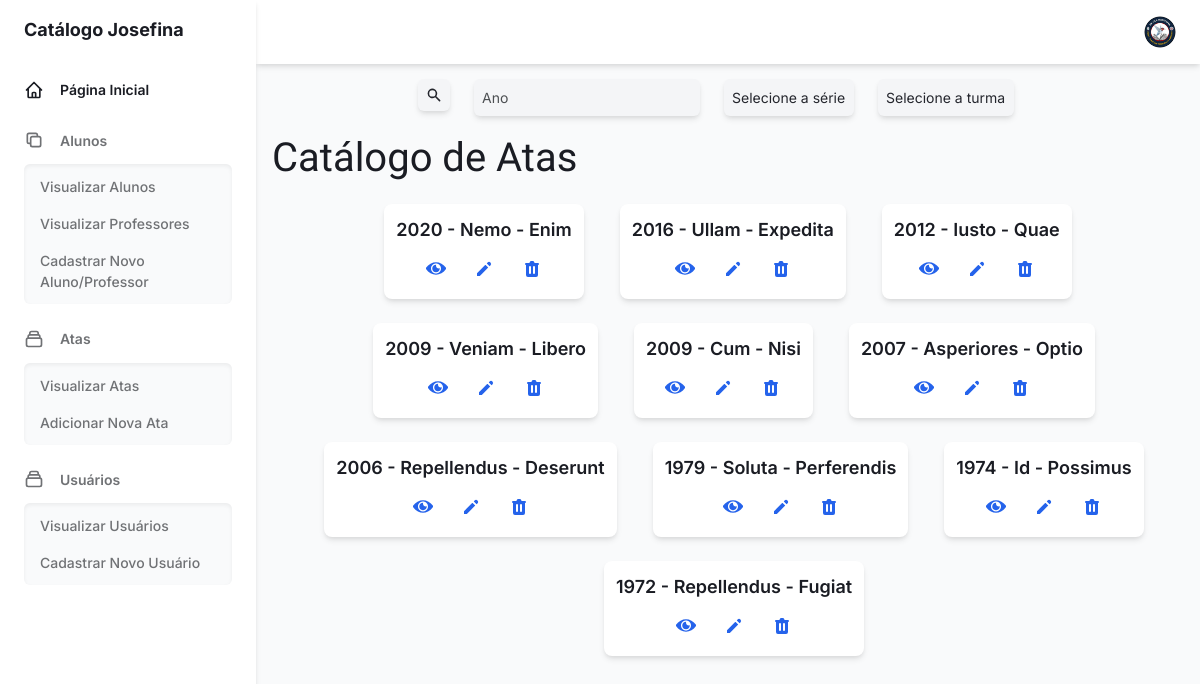
The app's page /ata/atas/ (signed in), older data.
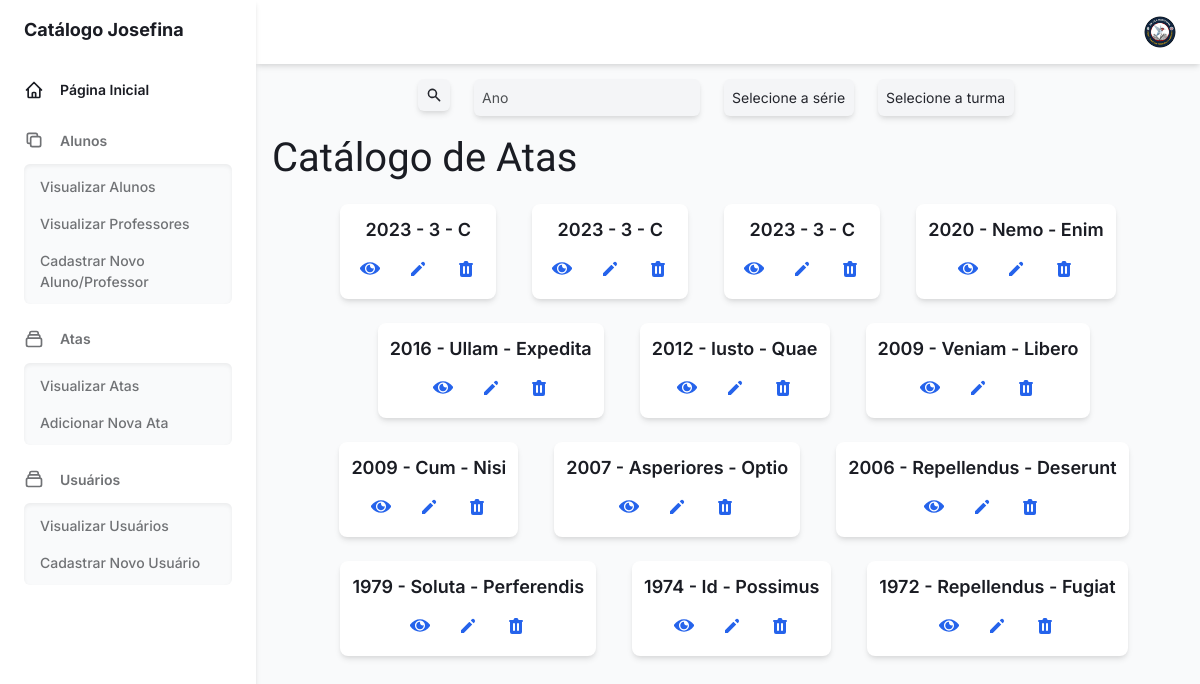
The same page, newer data.
### ata/models.py (models this page shows, shortened)
class Atas(models.Model):
    SERIES = [('1', '1º ano'), ('2', '2º ano'), ('3', '3º ano'), ('4', '4º ano'), ('5', '5º ano'), ('6', '6º ano')]
    TURMAS = [('A', 'Turma A'), ('B', 'Turma B'), ('C', 'Turma C'), ('D', 'Turma D'), ('E', 'Turma E'), ('F', 'Turma F')]
    ano = models.IntegerField()
    serie = models.CharField(max_length=50, choices=SERIES)
    turma = models.CharField(max_length=50, choices=TURMAS)
    pdf = models.FileField(upload_to='atas/', null=True, blank=True)

### ata/views.py (the view, shortened to what this page needs)
# urls.py: path('atas/', views.atas_view, name='atas'),
@login_required
def atas_view(request):
    atas = Atas.objects.all().order_by('-ano', '-serie', '-turma')
    search = request.GET.get("search", None)
    atas_filter = AtasFilter(request.GET, queryset=atas)
    atas = atas_filter.qs
    for ata in atas:
        ata.pdf_url = ata.pdf.url if ata.pdf and ata.pdf.name else None
    return render(request, 'ata/atas.html', {'atas': atas, 'filter': atas_filter, 'search': search})

### templates/ata/atas.html (shortened to what this page needs)
{% load static %}
{% block content %}
<!DOCTYPE html>
<html :class="{ 'theme-dark': dark }" x-data="data()" lang="en">
<head>
  <link rel="stylesheet" href="{% static 'css/tailwind.output.css' %}" />
  <link rel="stylesheet" href="https://cdnjs.cloudflare.com/ajax/libs/Chart.js/2.9.3/Chart.min.css" />
</head>
<body>
  {% include '_base.html' %}
  <div style="margin-top: 15px;" class="flex justify-center">
    <div class="relative w-50 max-w-xl mr-6 focus-within:text-blue-500">
    <form method="get">
      <button class="shadow-md w-full pl-2 pr-2 text-sm text-gray-700 placeholder-gray-600 bg-gray-100 border-0 rounded-md dark:placeholder-gray-500 dark:focus:shadow-outline-gray dark:focus:placeholder-gray-600 dark:bg-gray-700 dark:text-gray-200 focus:placeholder-gray-500 focus:bg-white focus:border-blue-300 focus:outline-none focus:shadow-outline-blue form-input">
        <svg class="w-4 h-4 text-blue-600" aria-hidden="true" fill="currentColor" viewBox="0 0 20 20">
          <path fill-rule="evenodd" d="M8 4a4 4 0 100 8 4 4 0 000-8zM2 8a6 6 0 1110.89 3.476l4.817 4.817a1 1 0 01-1.414 1.414l-4.816-4.816A6 6 0 012 8z" clip-rule="evenodd"></path>
        </svg>
      </button>
    </form>
    </div>
    {% for field in filter.form %}
      <div class="relative w-50 max-w-xl mr-6 focus-within:text-blue-500">
      {{ field }}
      </div>
    {% endfor %}
  </div>
  <div class="w-full p-4">
    <h1 class="title-large text-gray-800 dark:text-gray-200 mb-4"
      style="font-size: 2.5rem; margin-top: -4px; font-family: 'Ubuntu', sans-serif;">
      Catálogo de Atas
    </h1>
    <div class="flex flex-wrap justify-center space-x-3 gap-6">
      {% for ata in atas %}
      <div class="bg-white dark:bg-gray-800 rounded-lg shadow-md p-3 flex flex-col justify-between items-center h-60">
        <div class="text-center">
          <h2 class="text-lg font-semibold text-gray-800 dark:text-gray-200 mb-2">
            {{ ata.ano }} - {{ ata.serie }} - {{ ata.turma }}
          </h2>
        </div>
        <div class="flex justify-center space-x-3">
          <a href="{% url 'ver_arquivos_ata' ata.id %}" class="flex-1">
            <button class="flex items-center justify-center p-2 hover:text-blue-800" aria-label="View">
            </button>
          </a>
          {% if "SECRETARIO" in request.user.groups.all.values_list.0 %}
            <a href="{% url 'edit_ata' ata.id %}" class="flex-1">
              <button class="flex items-center justify-center p-2 hover:text-blue-800" aria-label="Edit">
                <svg class="w-5 h-5" xmlns="http://www.w3.org/2000/svg" viewBox="0 0 20 20" fill="#2563EB">
                  <path d="M13.586 3.586a2 2 0 112.828 2.828l-.793.793-2.828-2.828.793-.793zM11.379 5.793L3 14.172V17h2.828l8.38-8.379-2.83-2.828z"></path>
                </svg>
              </button>
            </a>
            <form action="{% url 'remove_ata' ata.id %}" method="post" class="d-inline" onsubmit="return confirmRemoval('{{ ata.ano }}', '{{ ata.serie }}', '{{ ata.turma }}');">
              <button class="flex items-center justify-center p-2 hover:text-blue-800" aria-label="Delete">
              </button>
            </form>
          {% endif %}
        </div>
      </div>
      {% endfor %}
    </div>
  </div>
</body>
</html>
{% endblock %}

Row changes from the older to the newer data that the page shows:
added Atas: ano "2023", serie "3", turma "C"
added Atas: ano "2023", serie "3", turma "C"
added Atas: ano "2023", serie "3", turma "C"
